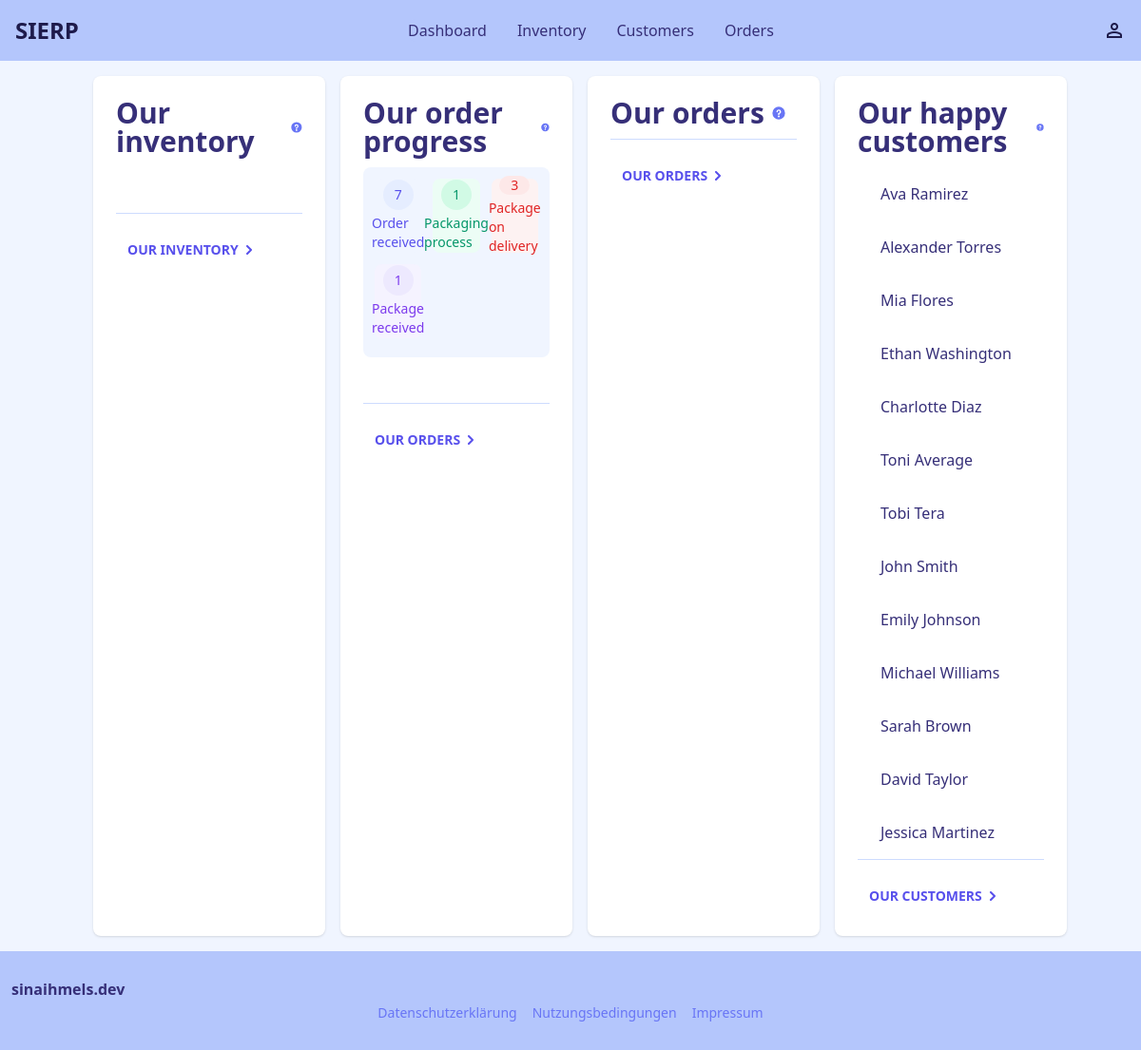
/, run on an earlier commit of the app's database.
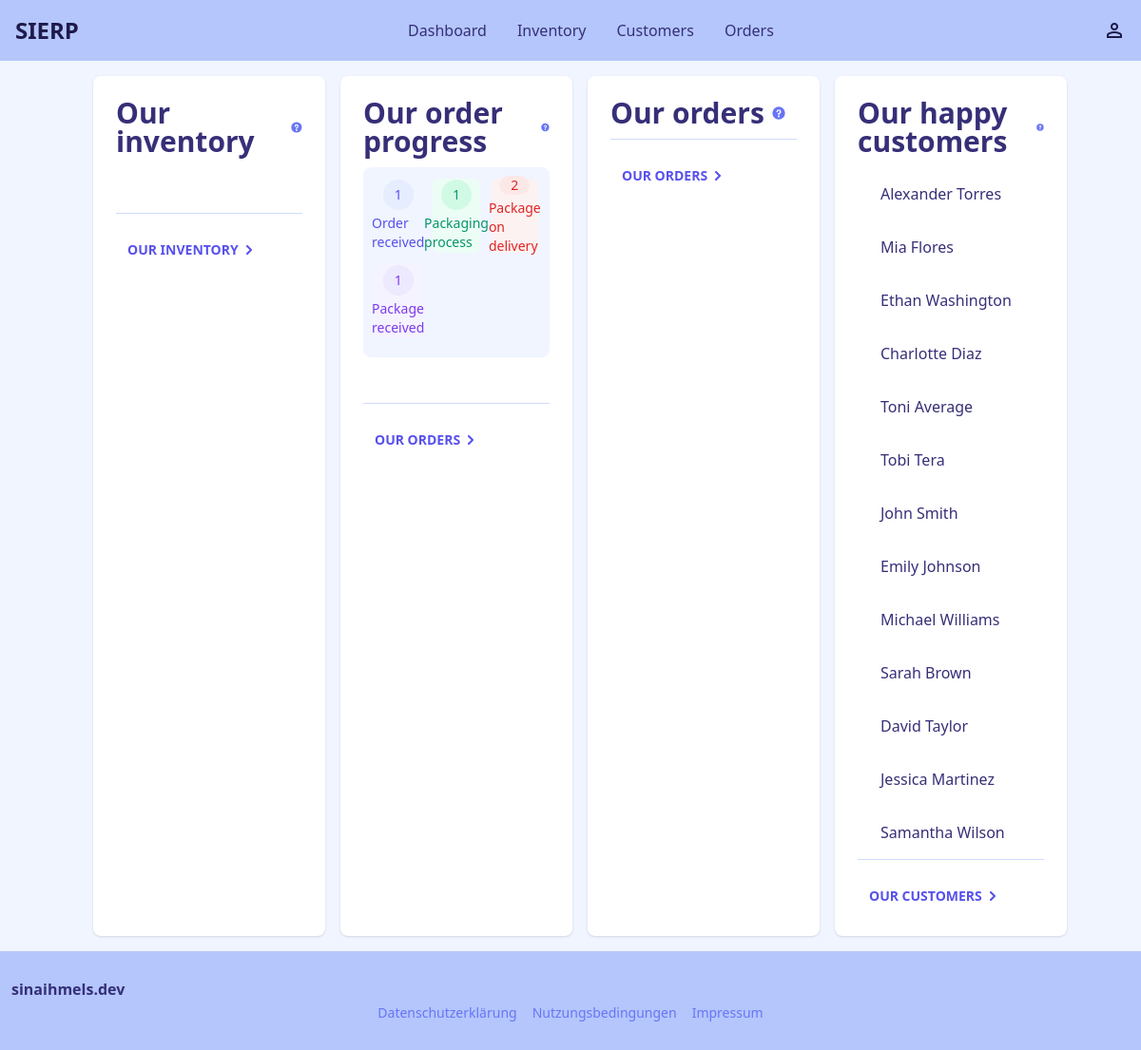
And on a later commit of the database.
### customers/models.py (models this page shows, shortened)
class Customer(models.Model):
    id = models.BigIntegerField().primary_key=True
    name = models.CharField(max_length=200)
    email = models.EmailField(max_length=254)
    address = models.CharField(max_length=400)
    phone = models.BigIntegerField()

### dashboard/views.py (the view)
# urls.py: path('', include('dashboard.urls')), # we link to the app dashboard
def dashboard(request):
    amount_productclass_mug = Item.objects.filter(productclass__name="Mug").aggregate(Sum("amount_instock"))['amount_instock__sum']
    amount_productclass_plate = Item.objects.filter(productclass__name="Plate").aggregate(Sum("amount_instock"))['amount_instock__sum']
    amount_productclass_bowl = Item.objects.filter(productclass__name="Bowl").aggregate(Sum("amount_instock"))['amount_instock__sum']
    order_status_received = Order.objects.filter(status__name_of_status="order received").count()
    order_status_packing = Order.objects.filter(status__name_of_status="packaging process").count()
    order_status_delivery = Order.objects.filter(status__name_of_status="package on delivery").count()
    order_status_delivered = Order.objects.filter(status__name_of_status="package received").count()
    today = datetime.today().date()
    yesterday = today - timedelta(days=1)
    two_days_ago = today - timedelta(days=2)
    three_days_ago = today - timedelta(days=3)
    orders_today = Order.objects.filter(created_at__date=today).count()
    orders_yesterday = Order.objects.filter(created_at__date=yesterday).count()
    orders_2daysago = Order.objects.filter(created_at__date=two_days_ago).count()
    orders_3daysago = Order.objects.filter(created_at__date=three_days_ago).count()
    orders_olderthan3 = Order.objects.filter(created_at__date__lt=three_days_ago).count()
    orders_total = Order.objects.all().count()
    amount_all_customers = Customer.objects.all().count()
    all_customer_objects = Customer.objects.all()
    return render(request, "dashboard/dashboard.html",
                  {"amount_productclass_mug": amount_productclass_mug,
                   "amount_productclass_plate": amount_productclass_plate,
                   "amount_productclass_bowl": amount_productclass_bowl,
                   "order_status_received": order_status_received,
                   "order_status_packing": order_status_packing,
                   "order_status_delivery": order_status_delivery,
                   "order_status_delivered": order_status_delivered,
                   "orders_today": orders_today,
                   "orders_yesterday": orders_yesterday,
                   "orders_2daysago": orders_2daysago,
                   "orders_3daysago": orders_3daysago,
                   "orders_olderthan3": orders_olderthan3,
                   "orders_total": orders_total,
                   "amount_all_customers": amount_all_customers,
                   "all_customer_objects": all_customer_objects
                   })

### dashboard/templates/dashboard/dashboard.html (shortened to what the changed rows need)
{% extends '_base.html' %}
{% block content %}
<div class="grid grid-cols-1 md:grid-cols-2 lg:grid-cols-4 gap-4">
    <div class="max-w-sm w-full bg-white rounded-lg shadow dark:bg-indigo-800 p-4 md:p-6 flex-col md:flex-col mx-2.5">
        <div class="bg-indigo-50 dark:bg-indigo-700 p-3 rounded-lg">
            <div class="grid grid-cols-3 gap-3 mb-2">
                <dl class="bg-indigo-50 dark:bg-indigo-600 rounded-lg flex flex-col items-center justify-center h-[78px]">
                    <dt
                        class="w-8 h-8 rounded-full bg-indigo-100 dark:bg-indigo-500 text-indigo-600 dark:text-indigo-300 text-sm font-medium flex items-center justify-center mb-1">
                        {{order_status_received}}</dt>
                    <dd class="text-indigo-600 dark:text-indigo-300 text-sm font-medium">Order received</dd>
                </dl>
                <dl class="bg-red-50 dark:bg-indigo-600 rounded-lg flex flex-col items-center justify-center h-[78px]">
                    <dt
                        class="w-8 h-8 rounded-full bg-red-100 dark:bg-indigo-500 text-red-600 dark:text-red-300 text-sm font-medium flex items-center justify-center mb-1">
                        {{order_status_delivery}}</dt>
                    <dd class="text-red-600 dark:text-red-300 text-sm font-medium">Package on delivery</dd>
                </dl>
            </div>
        </div>
    </div>
    <div class="max-w-sm w-full bg-white rounded-lg shadow dark:bg-indigo-800 p-4 md:p-6 flex-col md:flex-col mx-2.5">
        <div>
            <table>
                {% for customer in all_customer_objects %}
                <tr>
                    <td class="px-6 py-4 text-indigo-900">
                        {{customer.name}}
                    </td>
                </tr>
                {% endfor %}
            </table>
        </div>
    </div>
</div>
{% endblock content %}

What changed in the data, as far as the page shows it:
removed Customer: name "Ava Ramirez"
added Customer: name "Samantha Wilson"
Also different on the page:
{{ order_status_received }}: "7" → "1"
{{ order_status_delivery }}: "3" → "2"
